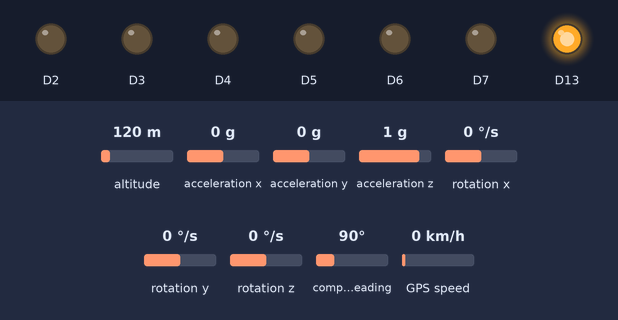
A program run on a simulated Arduino Nano 33 BLE. On the bench: output pins drawn as LEDs (lit = HIGH). The test bench sets the inputs (shaded band); at power-on: altitude 120 m, acceleration x 0 g, acceleration y 0 g, acceleration z 1 g, rotation x 0 °/s, rotation y 0 °/s, rotation z 0 °/s, compass heading 90°, GPS speed 0 km/h. The GPS gets a fix after 3 s at 37.7749, -122.4194 with 8 satellites; nothing arrives over Bluetooth unless stated; a phone connects over Bluetooth LE 3 s after start.

Above: at 0.1 s.
At 10.3 s:
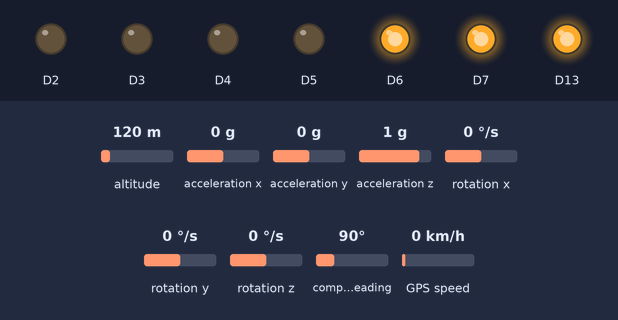
At 19.42 s:
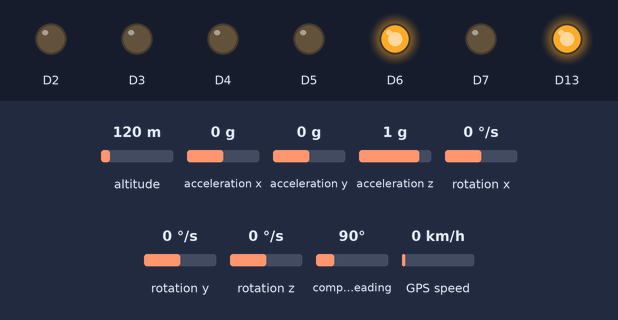
At 38.1 s:
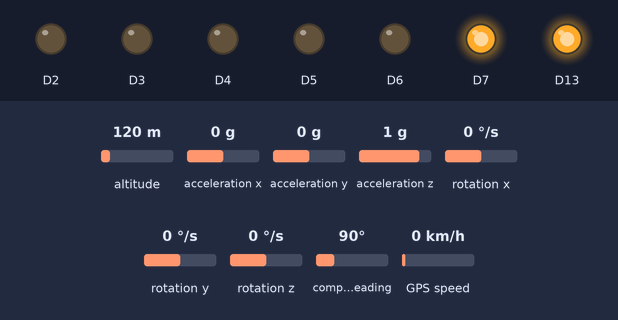
Timing chart, 0 to 40.0 s (numbered marks = the images above):
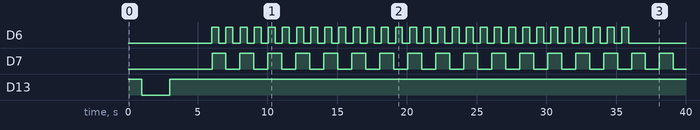

Measured:
- by itself, D6: LOW → HIGH at 6.0 s, → LOW 0.51 s later, → HIGH 0.50 s later, → LOW 0.50 s later, … (60 changes in this stretch)
- by itself, D7: LOW → HIGH at 6.0 s, → LOW 0.98 s later, → HIGH 1.0 s later, → LOW 1.0 s later, … (34 changes in this stretch)
- by itself, D13: HIGH → LOW at 1.0 s, → HIGH 2.0 s later

The program:

main.cpp
```cpp
#include <Arduino.h>
#include "imu.h"
#include "ble.h"
#include "gps.h"

//All our global objects
BNO055_IMU myIMU = BNO055_IMU();  //IMU object, 9-axis readings, orientation calc., etc
BLE_Device myBLE = BLE_Device();  //BLE object, handles BLE connection, functions for IMU and GPS transfers
GT_U7_GPS myGPS = GT_U7_GPS();    //currently does nothing, but can give us readings

//Code for testing BLE rate at which it can change values
unsigned long currentMillis = 0;  //current time
unsigned long previousMillisIMU = 0; //previous time, update this
unsigned long previousMillisGPS = 0; //previous time, update this
const int imuInterval = 1000 / 100;  //100Hz
const int gpsInterval = 1000 / 1;  //1Hz
int numIterations = 0;

// the setup function runs once when you press reset or power the board
void setup() {
  pinMode(LED_BUILTIN, OUTPUT);       // LED_BUILTIN used for debugging BLE connectino
  pinMode(ACCEL_CALIBRATION_PIN, OUTPUT); //calibration LED's used to show when full calibration is complete
  pinMode(GYRO_CALIBRATION_PIN, OUTPUT);
  pinMode(MAG_CALIBRATION_PIN, OUTPUT);
  pinMode(SYSTEM_CALIBRATION_PIN, OUTPUT);
  pinMode(IMU_UPDATE_PIN, OUTPUT);        //IMU and GPS update LED's used to show when data is being sent
  pinMode(GPS_UPDATE_PIN, OUTPUT);
  digitalWrite(LED_BUILTIN, HIGH);      //LED initially high
  myIMU.startIMU();
  myGPS.startGPS();
  myBLE.startBLE();
}

void loop() {
  // myIMU.calibrate();   //calibrate IMU, not really needed for testing purposes
  //create var for number of iterations imu has been read
  delay(1000);      //probably unnecessary, think it can be deleted
  digitalWrite(LED_BUILTIN, LOW);
  myBLE.getConnection();      //get BLE connection
  digitalWrite(LED_BUILTIN, HIGH);    //BLE LED high when connected
  bool connected = myBLE.isConnected();
  delay(3000);          //delay for 3 seconds to allow for BLE connection to be established in client
  while(connected)
  {
    currentMillis = millis();
    //numIterations is being used to testing to be easier, not necessary. Limits number of packets we send
    if (currentMillis - previousMillisIMU >= imuInterval && numIterations < 3000)
    {
      float dataBuffer[13] = {0.};  //buffer for 9 axis ordinal ID (1), IMU readings (9), orientation (3)
      myIMU.get9AxisReadings(dataBuffer);         //writes 9 axis readings to dataBuffer
      myIMU.getMadgwickOrientation(dataBuffer + 9); //writes orientation to dataBuffer
      myBLE.updateIMUData(dataBuffer);            //sends dataBuffer for IMU to BLE
      //toggle IMU state, must be slower than rate this loop runs at (100Hz) else would appear constantly high
      if(numIterations % 50 == 0)
      {
        digitalWrite(IMU_UPDATE_PIN, digitalRead(IMU_UPDATE_PIN) ^ 1);        //toggle IMU state
      }
      numIterations += 1;
      previousMillisIMU = currentMillis;
    }
    //update GPS data every 1 second (1Hz)
    if(currentMillis - previousMillisGPS >= gpsInterval)
    {
      float gpsData[4] = {0.};  //buffer for GPS
      myGPS.getGPSData(gpsData);  //latitude (1), longitude (1), mph (1), altitude (1), NOT SURE IF THIS IS WHAT WE NEED YET
      myBLE.updateGPSData(gpsData); //sends gpsData to BLE
      previousMillisGPS = currentMillis;
      digitalWrite(GPS_UPDATE_PIN, digitalRead(GPS_UPDATE_PIN) ^ 1);        //toggle GPS state
    }
    connected = myBLE.isConnected();
  }
}
```
